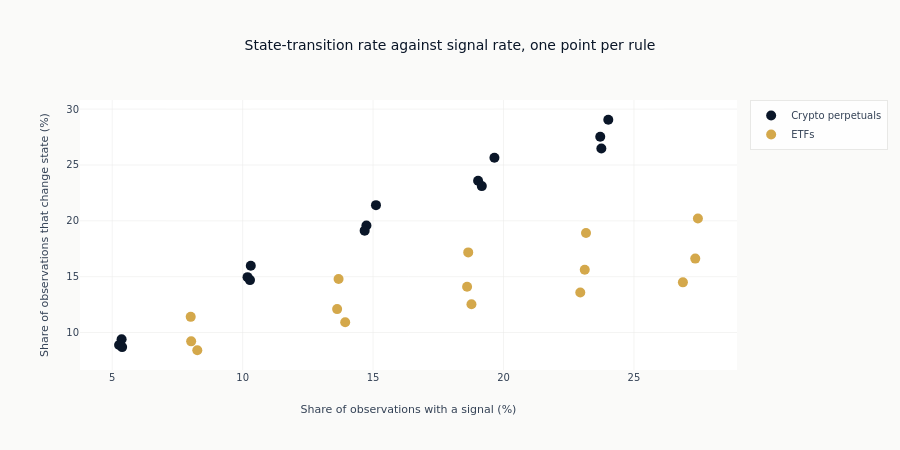

Notebook code cell kept with this figure:
### Markdown cell above
## 6. Trailing rules across the grid

Every lookback-and-percentile pair from the grid is one marker. The horizontal axis is how often
the rule is active, the vertical axis is how often a symbol flips between active and inactive.
Hovering a marker names the pair that produced it.

What to look for is the shape rather than any one point. A rule that is active more often has
more opportunities to change its mind, so the two rates rise together; the question worth asking
of a candidate rule is whether it sits above or below that trend, because a rule that transitions
more than its activation rate implies is one whose cutoff the scores keep crossing.

### Code cell
fig = go.Figure()

for case_study in CASE_STUDIES:
    data = comparison_df.filter(
        (pl.col("case_study") == case_study) & (pl.col("method") == "rolling_percentile")
    )
    fig.add_trace(
        go.Scatter(
            x=(data["signal_rate"] * 100).to_list(),
            y=(data["transition_rate"] * 100).to_list(),
            name=CASE_STUDIES[case_study],
            mode="markers",
            marker=dict(size=10, color=CASE_STUDY_COLORS[case_study]),
            text=[
                f"window={window}, percentile={percentile}"
                for window, percentile in zip(data["window"], data["percentile"], strict=True)
            ],
            hovertemplate="%{text}<br>Signal: %{x:.1f}%<br>Transitions: %{y:.1f}%",
        )
    )


fig.update_layout(
    title="State-transition rate against signal rate, one point per rule",
    xaxis_title="Share of observations with a signal (%)",
    yaxis_title="Share of observations that change state (%)",
    height=450,
)
show_plotly_with_alt(
    fig,
    (
        "Scatter plot with signal rate on the horizontal axis and the share of observations "
        "that change state on the vertical, one point per rule in the grid and one colour per "
        "prediction set. Both axes are shares of the same observation count, so a point's "
        "position says how often a rule fires against how often it switches. Drawn as a "
        "scatter because the grid sweeps two settings at once and neither is the axis."
    ),
)

### Figure 1 — Plotly figure (JSON) as saved in the notebook; plotly's stock layout.template omitted (floating-point values rounded to 4 significant figures)
{"data": [{"hovertemplate": "%{text}<br>Signal: %{x:.1f}%<br>Transitions: %{y:.1f}%", "marker": {"color": "#0a1628", "size": 10}, "mode": "markers", "name": "Crypto perpetuals", "text": ["window=21, percentile=75", "window=21, percentile=80", "window=21, percentile=85", "window=21, percentile=90", "window=21, percentile=95", "window=42, percentile=75", "window=42, percentile=80", "window=42, percentile=85", "window=42, percentile=90", "window=42, percentile=95", "window=63, percentile=75", "window=63, percentile=80", "window=63, percentile=85", "window=63, percentile=90", "window=63, percentile=95"], "type": "scatter", "x": [24.02, 19.65, 15.11, 10.31, 5.36, 23.71, 19.02, 14.74, 10.19, 5.264, 23.75, 19.17, 14.68, 10.28, 5.38], "y": [29.05, 25.65, 21.4, 15.98, 9.399, 27.53, 23.59, 19.59, 14.96, 8.889, 26.48, 23.11, 19.12, 14.69, 8.696]}, {"hovertemplate": "%{text}<br>Signal: %{x:.1f}%<br>Transitions: %{y:.1f}%", "marker": {"color": "#D4A84B", "size": 10}, "mode": "markers", "name": "ETFs", "text": ["window=21, percentile=75", "window=21, percentile=80", "window=21, percentile=85", "window=21, percentile=90", "window=21, percentile=95", "window=42, percentile=75", "window=42, percentile=80", "window=42, percentile=85", "window=42, percentile=90", "window=42, percentile=95", "window=63, percentile=75", "window=63, percentile=80", "window=63, percentile=85", "window=63, percentile=90", "window=63, percentile=95"], "type": "scatter", "x": [27.45, 23.16, 18.65, 13.68, 8.009, 27.35, 23.11, 18.6, 13.62, 8.026, 26.88, 22.94, 18.77, 13.93, 8.261], "y": [20.21, 18.91, 17.17, 14.79, 11.41, 16.62, 15.63, 14.1, 12.1, 9.21, 14.49, 13.58, 12.54, 10.92, 8.416]}], "layout": {"height": 450, "title": {"text": "State-transition rate against signal rate, one point per rule"}, "xaxis": {"title": {"text": "Share of observations with a signal (%)"}}, "yaxis": {"title": {"text": "Share of observations that change state (%)"}}}}
